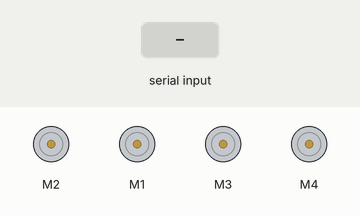
This sketch was run on a simulated Arduino Uno, built with avr-gcc and run on an emulated ATmega328P. Parts: 4 × DC motor (green arrow = forward, orange = backward, longer = faster). The test bench sets the inputs (shaded band). What the sketch prints to the serial monitor is not drawn.

Above: at 1.2 s.
1.3 s: "F" received over Serial
At 1.8 s:
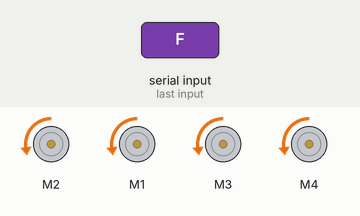
2.8 s: "B" received over Serial
At 4.0 s:
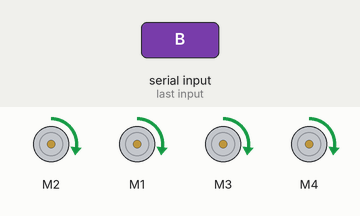
4.3 s: "L" received over Serial
At 5.3 s:
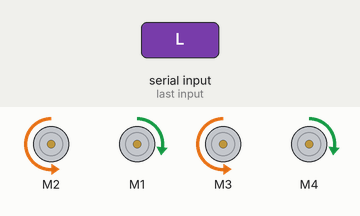
5.8 s: "R" received over Serial
At 6.4 s:
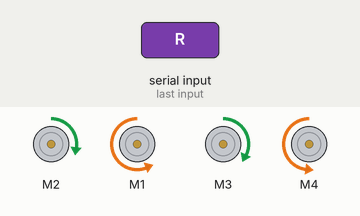
7.3 s: "S" received over Serial
At 8.7 s:
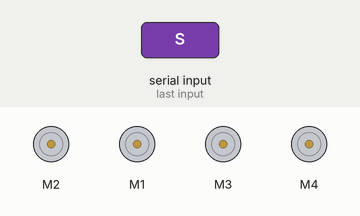
Timing chart, 0 to 9.8 s (numbered marks = the images above; inputs shaded):
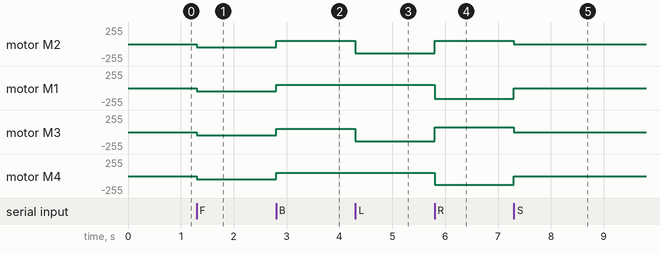

The sketch:

test_Motor.ino
```cpp
#include <AFMotor.h>

AF_DCMotor FRmotor(2);
AF_DCMotor FLmotor(1);
AF_DCMotor BLmotor(4);
AF_DCMotor BRmotor(3);


void setup() {
  // put your setup code here, to run once:
  Serial.begin(115200);

  Serial.println("Motor Test");


  FRmotor.setSpeed(110);
  FLmotor.setSpeed(110);
  BRmotor.setSpeed(110);
  BLmotor.setSpeed(110);

  FRmotor.run(RELEASE);
  FLmotor.run(RELEASE);
  BLmotor.run(RELEASE);
  BRmotor.run(RELEASE);

}

void loop() {
  // put your main code here, to run repeatedly:

}

void serialEvent(){
  while (Serial.available())
  {
    char a  = Serial.read();

//    int first = a.indexOf("_");
//    int second = a.indexOf("_",first + 1);
//    int length = a.length();
//
//    String b = a.substring(0, first);
//    String c = a.substring(first + 1, second);
//
//    char e = b.charAt(0);
//    int d = c.toInt();

    // if(b == "Forward"){ _Forward(d); }
    // if(b == "Back"){ _Back(d); }
    // if(b == "Left"){ _Left(d); }
    // if(b == "Right"){ _Right(d); }
    // if(b == "Stop"){ _Stop(); }

    switch(a){
      case 'F':
        _Forward();
        break;
      case 'B':
        _Back();
        break;
      case 'L':
        _Left();
        break;
      case 'R':
        _Right();
        break;
      case 'S':
        _Stop();
        break;

    }

  }


}

void _Forward(){

    FRmotor.run(BACKWARD);
    FLmotor.run(BACKWARD);
    BRmotor.run(BACKWARD);
    BLmotor.run(BACKWARD);
    FRmotor.setSpeed(50);
    FLmotor.setSpeed(50);
    BRmotor.setSpeed(50);
    BLmotor.setSpeed(50);
}

void _Back(){
    FRmotor.run(FORWARD);
    FLmotor.run(FORWARD);
    BRmotor.run(FORWARD);
    BLmotor.run(FORWARD);

    FRmotor.setSpeed(50);
    FLmotor.setSpeed(50);
    BRmotor.setSpeed(50);
    BLmotor.setSpeed(50);
}

void _Left(){
    FRmotor.run(BACKWARD);
    FLmotor.run(FORWARD);
    BRmotor.run(BACKWARD);
    BLmotor.run(FORWARD);

    FRmotor.setSpeed(140);
    FLmotor.setSpeed(50);
    BRmotor.setSpeed(140);
    BLmotor.setSpeed(50);
}

void _Right(){
    FRmotor.run(FORWARD);
    FLmotor.run(BACKWARD);
    BRmotor.run(FORWARD);
    BLmotor.run(BACKWARD);

    FRmotor.setSpeed(50);
    FLmotor.setSpeed(160);
    BRmotor.setSpeed(70);
    BLmotor.setSpeed(130);
}

void _Stop(){
    FRmotor.run(RELEASE);
    FLmotor.run(RELEASE);
    BLmotor.run(RELEASE);
    BRmotor.run(RELEASE);
}
```

Measured:
- after the input at 1.3 s, motor M2, motor M1, motor M3, motor M4: stopped → backward 50/255 at once
- after the input at 2.8 s, motor M2, motor M1, motor M3, motor M4: backward 50/255 → forward 50/255 at once
- after the input at 4.3 s, motor M2, motor M3: forward 50/255 → backward 140/255 at once
- after the input at 5.8 s, motor M2: backward 140/255 → forward 50/255 at once; motor M1: forward 50/255 → backward 160/255 at once; motor M3: backward 140/255 → forward 70/255 at once; motor M4: forward 50/255 → backward 130/255 at once
- after the input at 7.3 s, motor M2: forward 50/255 → stopped at once; motor M1: backward 160/255 → stopped at once; motor M3: forward 70/255 → stopped at once; motor M4: backward 130/255 → stopped at once
